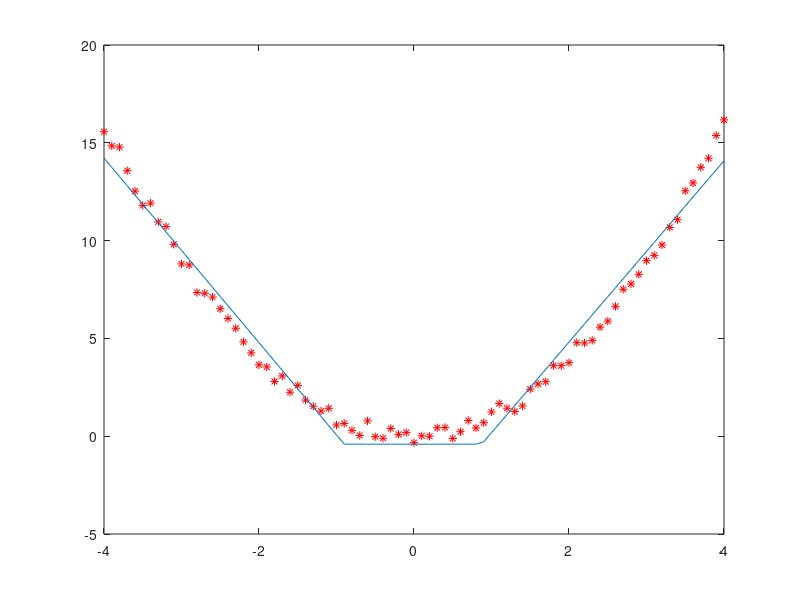

MATLAB code to generate this figure:
clear close()
P = -4 :0.1: 4 
T = P.^2 + 1*(rand(size(P))-0.5)

%siec 
S1 = 2;
W1 = rand(S1, 1)- 0.5; B1 = rand(S1, 1)- 0.5;
W2 = rand(1, S1) -0,5; B2 = rand(1,1) -0.5;
lr = 0.001


for  epoka = 1 : 200
%odpowiedz sieci
X = W1*P + B1*ones(size(P));
A1 = max(X,0);   %ReLu
A2 = W2*A1 + B2;

%propagacja wsteczna
E2 = T - A2;
E1 = W2'*E2;

dW2 = lr* E2 * A1';
dB2 = lr *E2 * ones(size(E2))';
dW1 = lr * (exp(X)./(exp(X)+1)) .* E1 * P';
dB1 = lr * (exp(X)./(exp(X)+1)) .* E1 * ones(size(P))';

W2 = W2 + dW2; B2 =  B2 + dB2;
W1 = W1 + dW1; B1 = B1 + dB1;


if (mod(epoka, 5)==0)
clf();
plot(P,T, 'r*')
hold on
plot(P,A2)
pause(0.1);
endif

end
